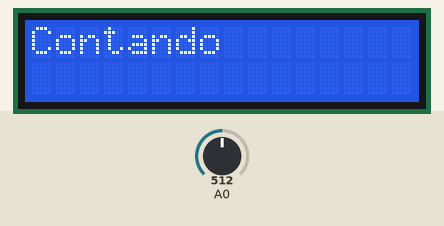
Bench run of a sketch on a simulated Arduino Uno, built with avr-gcc and run on an emulated ATmega328P. Shown: 16×2 character LCD. The test bench sets the inputs (shaded band); at power-on: A0 = 512. EEPROM starts erased.

Above: at 1.2 s.
1.3 s: A0 set to 810
At 3.2 s:
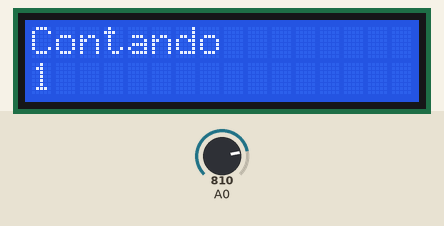
At 4.3 s:
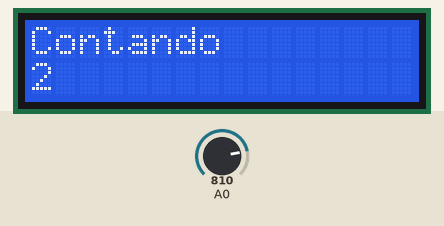
Timing chart, 0 to 5.8 s (numbered marks = the images above; inputs shaded):
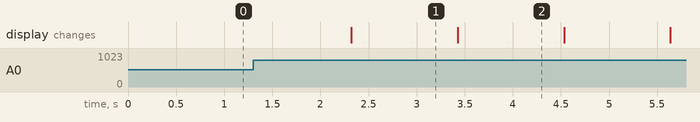

The sketch:

contador-lcd.ino
```cpp
#include <LiquidCrystal.h> //INCLUSÃO DE BIBLIOTECA
#include <EEPROM.h>
LiquidCrystal lcd(8, 9, 4, 5, 6, 7); //PORTAS DO ARDUINO QUE SÃO UTILIZADAS PELO SHIELD KEYPAD DISPLAY LCD

int eeAddress = 0;
int valor = 0;
int limpo = 0;
int cycles =0;
void setup(){
 lcd.begin(16,2); //SETA A QUANTIDADE DE COLUNAS(16) E O NÚMERO DE LINHAS(2) DO DISPLAY. EM SUMA: UMA MATRIZ DE 16 COLUNAS E 2 LINHAS
 EEPROM.get(eeAddress, valor);
 lcd.setCursor(0, 0);
 lcd.clear();
 lcd.print("Iniciando");
}
void clearCount(){
    cycles = 0;
    lcd.clear();
    lcd.setCursor(0, 0);
    lcd.print("Contando");
}
void loop(){

  if(limpo==0){
    clearCount();
    limpo =1;
  }

  lcd.setCursor(0, 1);


  EEPROM.put(eeAddress, valor);
  if ((analogRead(0)) < 800){ //SE A LEITURA DO PINO FOR MENOR QUE 800, FAZ
    clearCount();
    valor=0;
  }
  if(cycles>10){
    valor++;
    cycles = 0;

    lcd.print(valor);
  }
  cycles++;
 delay(100);
}
```

Measured:
- after the input at 1.3 s, the display: changes after 1.0 s (image 1)
- what the display in image 1 shows lasts 1.1 s, from 2.3 s to 3.4 s
